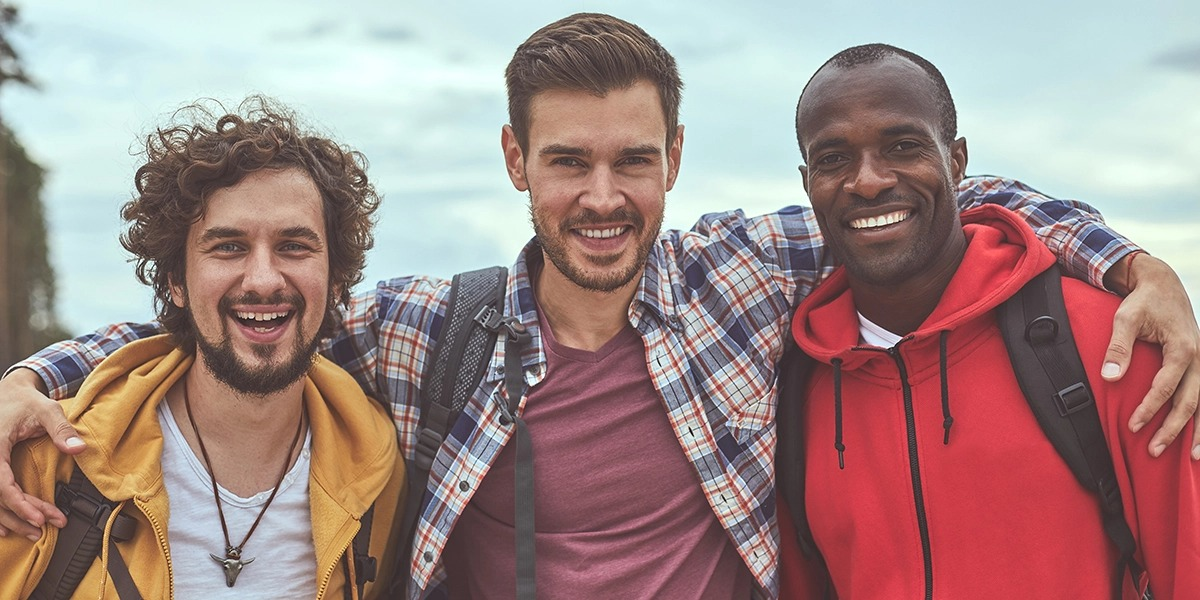
#> input picture image_Processing/face3.jpg, 1200 x 600 px, found by its file name
$ python detected_face.py
#> lines starting #> are read from the running program, lines starting #| are printed output that depends on the picture
from skimage import io, feature, feature, data
import matplotlib.pyplot as plt
from matplotlib import patches


def show_detected_face(result, detected, title="Face Image"):
    plt.imshow(result)
    img_desc = plt.gca()
    plt.set_cmap('gray')
    plt.title(title)
    plt.axis('off')

    for patch in detected:
        img_desc.add_patch(
            patches.Rectangle(
                (patch['c'], patch['r']),
                patch['width'],
                patch['height'],
                fill=False, color='r', linewidth=2)
        )
    plt.show()


image = io.imread("face3.jpg")
#> image is the input picture: shape (600, 1200, 3); mean R, G, B 161.2, 136.4, 133.5

trained_file = data.lbp_frontal_face_cascade_filename()

detector = feature.Cascade(trained_file)

detected = detector.detect_multi_scale(
    img=image, scale_factor=1.2, step_ratio=1, min_size=(50, 50), max_size=(300, 300))
#> detected = 3 items

show_detected_face(image, detected)
#> the loop in show_detected_face, `for patch in detected:` made 3 passes
#> patch on passes 1 to 3: {'r': 186, 'c': 180, 'width': 170, 'height': 170}, {'r': 88, 'c': 783, 'width': 172, 'height': 172}, {'r': 91, 'c': 509, 'width': 190, 'height': 190}
#> in show_detected_face, `plt.show()`:
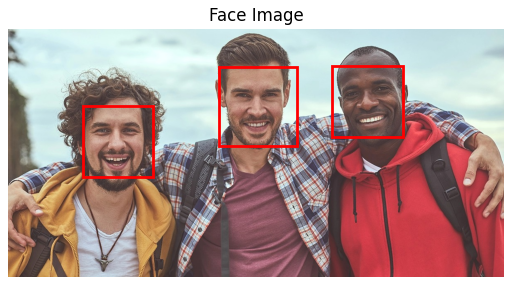
#> figure drawn by matplotlib, 1 panel
